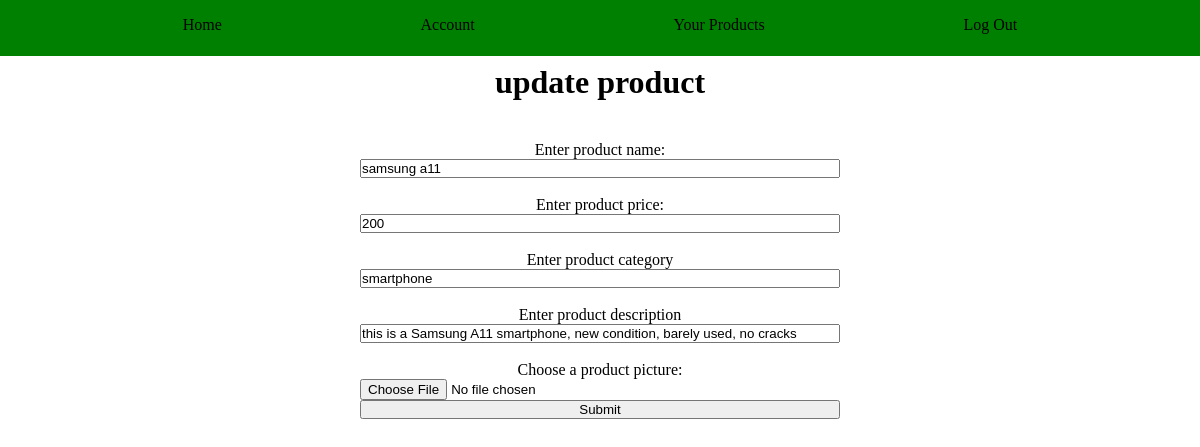
Page /update/1 (signed in) on the committed database.
### models.py (models this page shows)
class Product(db.Model):
    id = db.Column(db.Integer, primary_key=True)
    name = db.Column(db.String(100), index=True, unique=False, nullable=False)
    description = db.Column(db.String(500), index=False, unique=False, nullable=False)
    price = db.Column(db.Integer, index=False, unique=False, nullable=False)
    category = db.Column(db.String(100), index=False, unique=False, nullable=False)
    img_url = db.Column(db.String(300), index=False, unique=True, nullable=False)
    merchant_id = db.Column(db.Integer, db.ForeignKey('merchant.id'))

### main.py (the view, shortened to what this page needs)
@app.route('/update/<int:product_id>', methods=['GET', 'POST'])
@login_required
def update_product(product_id):
    product_to_update = Product.query.filter_by(id=product_id).first()
    return render_template('update_product.html', product=product_to_update)

### main.py (called while the page is built)
@login_manager.user_loader
def load_user(user_id):
    return Merchant.query.get(int(user_id))

### templates/update_product.html (shortened to what this page needs)
{% extends "base.html"%}
{% block main %}
<h1>update product</h1>
<form class="form container col" action="{{ url_for('update_product', product_id=product.id) }}" method="POST" enctype="multipart/form-data">
    <label for="product_name">Enter product name:</label>
    <input type="text"
           id="product_name"
           name="product_name"
           placeholder="Change name"
           value="{{ product.name }}"
           required>
    <br>
    <label for="product_price">Enter product price:</label>
    <input type="number"
           id="product_price"
           name="product_price"
           placeholder="Change Price"
           value="{{ product.price }}"
           required>
    <br>
    <label for="product_category">Enter product category</label>
    <input type="text"
           id="product_category"
           name="product_category"
           placeholder="Change Category"
           value="{{ product.category }}"
           required>
    <br>
    <label for="product_description">Enter product description</label>
    <input type="text"
           id="product_description"
           name="product_description"
           placeholder="Product Description"
           value="{{ product.description }}"
           required>
    <br>
    <label for="product_img">Choose a product picture:</label>
    <input type="file"
           id="product_img"
           name="product_img"
           accept="image/png, image/jpeg" />
    <input type="submit">
</form>
{% endblock %}

### static/styles.css (style rules this page uses)
* { margin: 0; padding: 0; box-sizing: border-box; }
h1, h2, h3, h4, p { text-align: center; margin: 1vh; }
input { width: 50%; height: 50%; }
.col { display: flex; flex-direction: column; justify-content: space-between; align-items: center; }
.container { width: 80%; height: auto; margin: 5vh auto; }

### rows in the picture
Product: product_name "samsung a11", product_price "200", product_category "smartphone", product_description "this is a Samsung A11 smartphone, new condition, barely used, no cracks"
